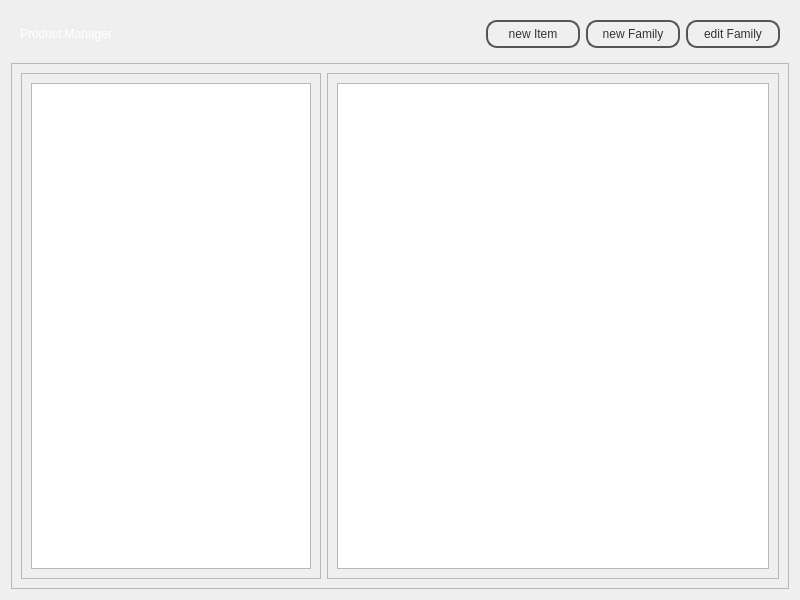
<?xml version="1.0" encoding="UTF-8"?>
<ui version="4.0">
 <class>FamilyItemManagementWindow</class>
 <widget class="QWidget" name="FamilyItemManagementWindow">
  <property name="geometry">
   <rect>
    <x>0</x>
    <y>0</y>
    <width>800</width>
    <height>600</height>
   </rect>
  </property>
  <property name="windowTitle">
   <string>Form</string>
  </property>
  <property name="styleSheet">
   <string notr="true">#topFrame {
border: none;
background: qlineargradient(x1: 0, y1: 0, x2: 0, y2: 1,
stop: 0 #a6a6a6, stop: 0.08 #7f7f7f,
stop: 0.39999 #717171, stop: 0.4 #626262,
stop: 0.9 #4c4c4c, stop: 1 #333333);
}

#bottomFrame {
border: none;
background: white;
}

#topFrame QLabel {
color: #fff;
}

#topFrame QPushButton {
color: #333;
border: 2px solid #555;
border-radius: 11px;
padding: 5px;
background: qradialgradient(cx: 0.3, cy: -0.4,
fx: 0.3, fy: -0.4,
radius: 1.35, stop: 0 #fff, stop: 1 #888);
min-width: 80px;
}

#topFrame QPushButton:hover {
background: qradialgradient(cx: 0.3, cy: -0.4,
fx: 0.3, fy: -0.4,
radius: 1.35, stop: 0 #fff, stop: 1 #bbb);
}

#topFrame QPushButton:pressed {
background: qradialgradient(cx: 0.4, cy: -0.1,
fx: 0.4, fy: -0.1,
radius: 1.35, stop: 0 #fff, stop: 1 #ddd);
}

</string>
  </property>
  <layout class="QVBoxLayout" name="verticalLayout">
   <item>
    <widget class="QFrame" name="topFrame">
     <property name="sizePolicy">
      <sizepolicy hsizetype="Preferred" vsizetype="Fixed">
       <horstretch>0</horstretch>
       <verstretch>0</verstretch>
      </sizepolicy>
     </property>
     <property name="frameShape">
      <enum>QFrame::StyledPanel</enum>
     </property>
     <property name="frameShadow">
      <enum>QFrame::Raised</enum>
     </property>
     <layout class="QHBoxLayout" name="horizontalLayout">
      <item>
       <widget class="QLabel" name="titleLabel">
        <property name="text">
         <string>Product Manager</string>
        </property>
       </widget>
      </item>
      <item>
       <spacer name="horizontalSpacer">
        <property name="orientation">
         <enum>Qt::Horizontal</enum>
        </property>
        <property name="sizeHint" stdset="0">
         <size>
          <width>548</width>
          <height>20</height>
         </size>
        </property>
       </spacer>
      </item>
      <item>
       <widget class="QPushButton" name="newItemPushButton">
        <property name="text">
         <string>new Item</string>
        </property>
       </widget>
      </item>
      <item>
       <widget class="QPushButton" name="newFamilyPushButton">
        <property name="text">
         <string>new Family</string>
        </property>
       </widget>
      </item>
      <item>
       <widget class="QPushButton" name="editFamilyPushButton">
        <property name="text">
         <string>edit Family</string>
        </property>
       </widget>
      </item>
     </layout>
    </widget>
   </item>
   <item>
    <widget class="QFrame" name="bottonFrame">
     <property name="frameShape">
      <enum>QFrame::StyledPanel</enum>
     </property>
     <property name="frameShadow">
      <enum>QFrame::Raised</enum>
     </property>
     <layout class="QHBoxLayout" name="horizontalLayout_2">
      <item>
       <widget class="QFrame" name="familyFrame">
        <property name="minimumSize">
         <size>
          <width>300</width>
          <height>0</height>
         </size>
        </property>
        <property name="maximumSize">
         <size>
          <width>300</width>
          <height>16777215</height>
         </size>
        </property>
        <property name="frameShape">
         <enum>QFrame::StyledPanel</enum>
        </property>
        <property name="frameShadow">
         <enum>QFrame::Raised</enum>
        </property>
        <layout class="QHBoxLayout" name="horizontalLayout_3">
         <item>
          <widget class="QListWidget" name="familyListWidget"/>
         </item>
        </layout>
       </widget>
      </item>
      <item>
       <widget class="QFrame" name="productFrame">
        <property name="frameShape">
         <enum>QFrame::StyledPanel</enum>
        </property>
        <property name="frameShadow">
         <enum>QFrame::Raised</enum>
        </property>
        <layout class="QHBoxLayout" name="horizontalLayout_4">
         <item>
          <widget class="QListWidget" name="productListWidget">
           <property name="flow">
            <enum>QListView::LeftToRight</enum>
           </property>
           <property name="isWrapping" stdset="0">
            <bool>true</bool>
           </property>
           <property name="uniformItemSizes">
            <bool>true</bool>
           </property>
          </widget>
         </item>
        </layout>
       </widget>
      </item>
     </layout>
    </widget>
   </item>
  </layout>
 </widget>
 <resources/>
 <connections/>
</ui>
